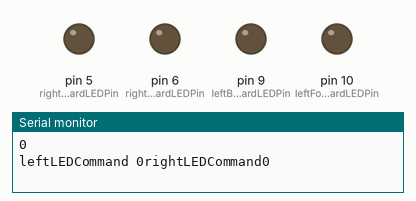
Recording of a sketch running on a simulated Arduino Uno, built with avr-gcc and run on an emulated ATmega328P. Parts: output pins drawn as LEDs (lit = HIGH), the last lines printed to the serial monitor.

Above: at 0.12 s.
At 4.88 s:
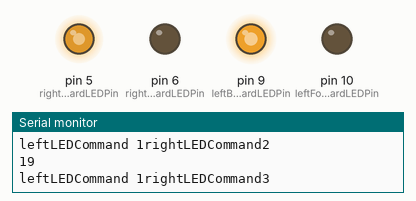
At 9.89 s:
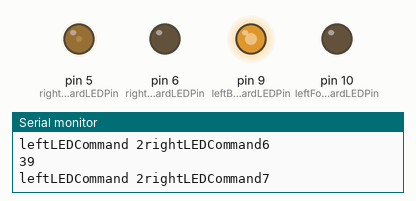
At 19.92 s:
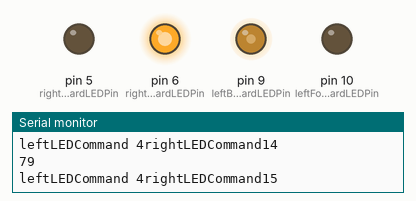
At 29.69 s:
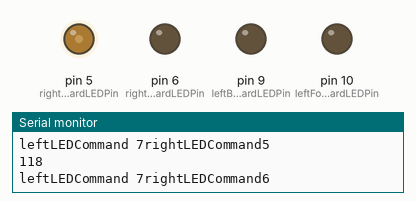
At 39.71 s:
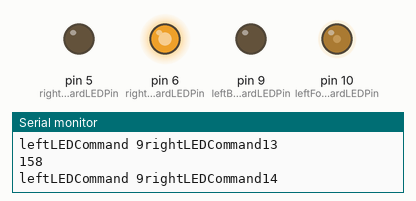
Timing chart, 0 to 40.0 s (numbered marks = the images above):
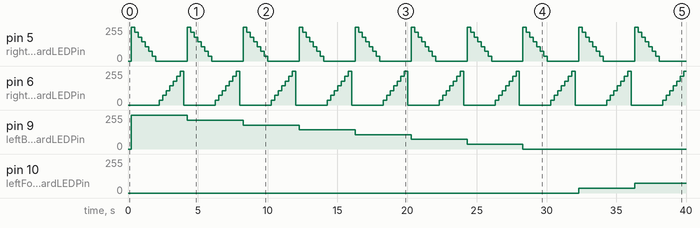

Measured:
- by itself, pin 10 (leftForwardLEDPin): 0/255 → 36/255 at 32.3 s, → 72/255 4.0 s later
- by itself, pin 9 (leftBackwardLEDPin): 0/255 → 252/255 at 0.25 s, → 216/255 4.0 s later, → 180/255 4.0 s later, → 144/255 4.0 s later, … (8 changes in this stretch)
- by itself, pin 6 (rightForwardLEDPin): repeats every 4.0 s: 72/255 0.25 s, 108/255 0.25 s, 144/255 0.25 s, 180/255 0.25 s, 216/255 0.25 s, 252/255 0.25 s, 0/255 2.3 s, 36/255 0.25 s

The sketch:

serialLedTest.ino
```cpp
int leftForwardLEDPin = 10;       // LED connected to digital pin 9
int leftBackwardLEDPin = 9;    // LED connected to digital pin 10
int rightForwardLEDPin = 6;     // LED connected to digital pin 5
int rightBackwardLEDPin = 5;    // LED connected to digital pin 6


int incomingByte = 0;

int leftLEDCommand = 0;
int rightLEDCommand = 0;

void parseByte(int);
void controlLEDs();

void setup() {
  Serial.begin(9600);
}

void loop() {
//Output to LEDs when data is received
  /*if (Serial.available() > 0) {
    incomingByte = Serial.read();


  }*/

  for (int i = 0; i <= 255; i++) {
    parseByte(i);
    Serial.println(i);
    Serial.print("leftLEDCommand ");
    Serial.print(leftLEDCommand);
    Serial.print("rightLEDCommand");
    Serial.print(rightLEDCommand);
    Serial.print("\n");

    delay(250);
    controlLEDs();

  }
}

//takes a byte of input, parses it, and sets leftLEDPin and rightLEDpint accordingly
void parseByte(int byte) {
  //binary mask 11110000
  int leftMask = 0b11110000;
  //binary mask 00001111
  int rightMask = 0b00001111;

  //binary AND to get bits for leftMotor
  int tempLeft = (byte & leftMask) >> 4;
  //binary AND to get bits for rightMotor;
  int tempRight = byte & rightMask;

  leftLEDCommand = tempLeft;
  rightLEDCommand = tempRight;
}

//parses leftLEDCommand and rightLEDCommand to send forward/reverse to each LED
//two LEDs for each motor, for forward and reverse
void controlLEDs() {

    //clears input to each pin
    analogWrite(leftForwardLEDPin, 0);
    analogWrite(leftBackwardLEDPin, 0);
    analogWrite(rightForwardLEDPin, 0);
    analogWrite(rightBackwardLEDPin, 0);

  switch(leftLEDCommand) {
    case 0:
      analogWrite(leftBackwardLEDPin, 252);
    break;
    case 1:
      analogWrite(leftBackwardLEDPin, 216);
    break;
    case 2:
      analogWrite(leftBackwardLEDPin, 180);
    break;
    case 3:
      analogWrite(leftBackwardLEDPin, 144);
    break;
    case 4:
      analogWrite(leftBackwardLEDPin, 108);
    break;
    case 5:
      analogWrite(leftBackwardLEDPin, 72);
    break;
    case 6:
      analogWrite(leftBackwardLEDPin, 36);
    break;
   // case 7:
    //  analogWrite(leftBackwardLEDPin, 0);
    //break;
    case 8:
      analogWrite(leftForwardLEDPin, 36);
    break;
    case 9:
      analogWrite(leftForwardLEDPin, 72);
    break;
    case 10:
      analogWrite(leftForwardLEDPin, 108);
    break;
    case 11:
      analogWrite(leftForwardLEDPin, 144);
    break;
    case 12:
      analogWrite(leftForwardLEDPin, 180);
    break;
    case 13:
      analogWrite(leftForwardLEDPin, 216);
    break;
    case 14:
      analogWrite(leftForwardLEDPin, 252);
    break;
  }

    switch(rightLEDCommand) {
    case 0:
      analogWrite(rightBackwardLEDPin, 252);
    break;
    case 1:
      analogWrite(rightBackwardLEDPin, 216);
    break;
    case 2:
      analogWrite(rightBackwardLEDPin, 180);
    break;
    case 3:
      analogWrite(rightBackwardLEDPin, 144);
    break;
    case 4:
      analogWrite(rightBackwardLEDPin, 108);
    break;
    case 5:
      analogWrite(rightBackwardLEDPin, 72);
    break;
    case 6:
      analogWrite(rightBackwardLEDPin, 36);
    break;
    //case 7:
    //  analogWrite(rightBackwardLEDPin, 0);
    //break;
    case 8:
      analogWrite(rightForwardLEDPin, 36);
    break;
    case 9:
      analogWrite(rightForwardLEDPin, 72);
    break;
    case 10:
      analogWrite(rightForwardLEDPin, 108);
    break;
    case 11:
      analogWrite(rightForwardLEDPin, 144);
    break;
    case 12:
      analogWrite(rightForwardLEDPin, 180);
    break;
    case 13:
      analogWrite(rightForwardLEDPin, 216);
    break;
    case 14:
      analogWrite(rightForwardLEDPin, 252);
    break;
  }
}
```
